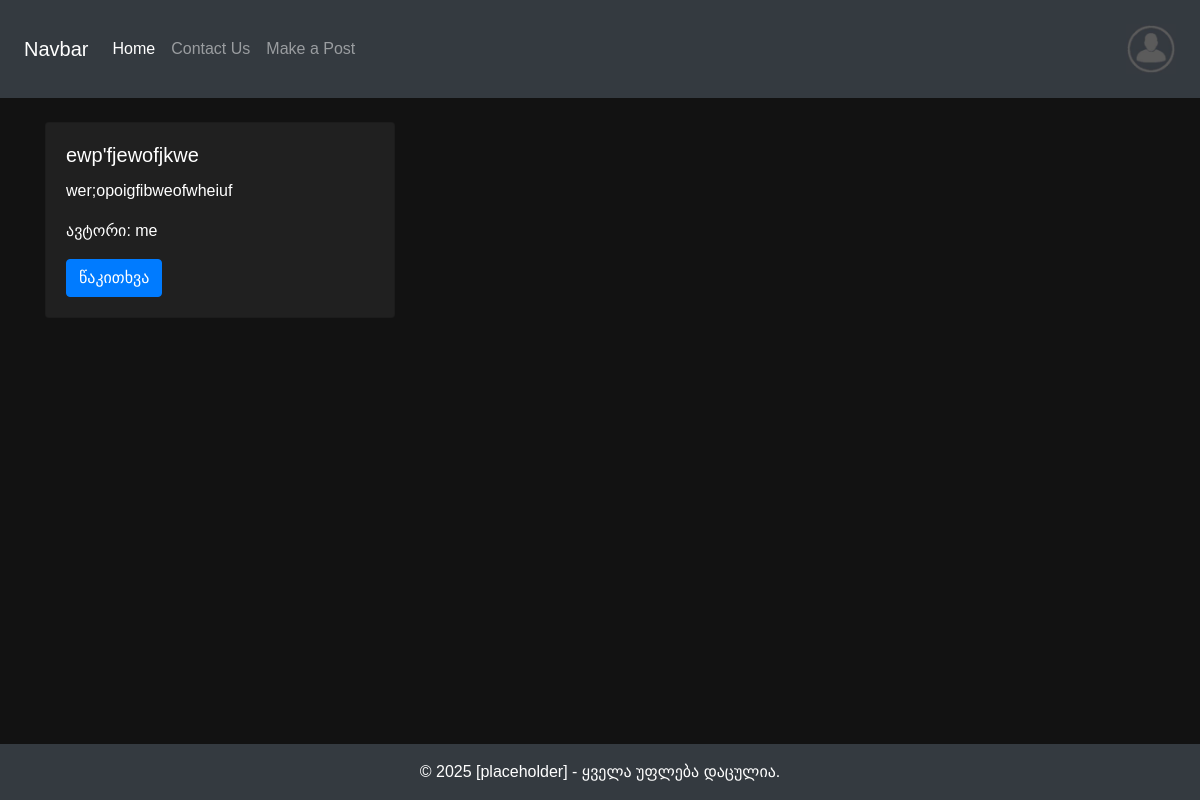
/workouts, run on an earlier commit of the app's database.
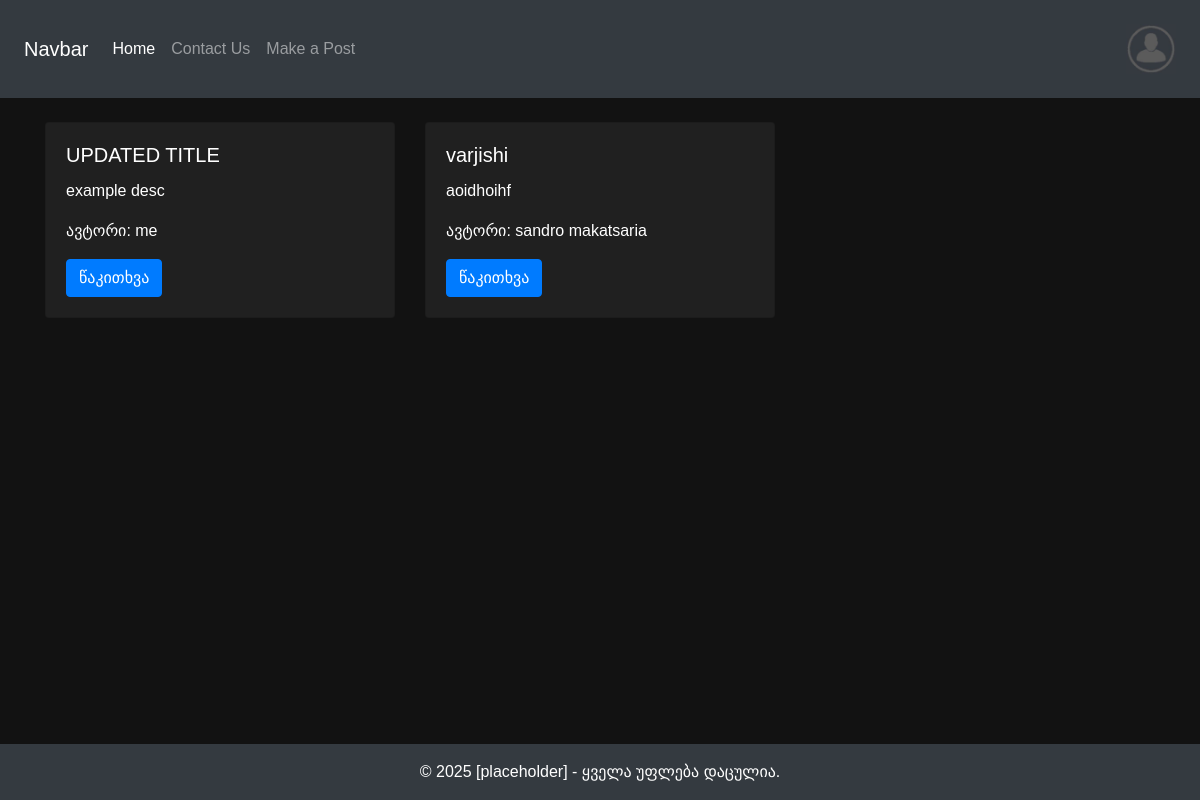
And on a later commit of the database.
### tables this page shows
CREATE TABLE posts (
                id INTEGER PRIMARY KEY AUTOINCREMENT,
                title TEXT NOT NULL,
                author TEXT NOT NULL,
                description TEXT NOT NULL,
                information TEXT NOT NULL
            , category TEXT NOT NULL);

### app_main.py (the view)
@app.route("/workouts", methods=["GET"])
def workouts():
    workout_posts = []
    with sqlite3.connect('fitnessproject.db') as conn:
        c = conn.cursor()
        c.execute('''
            SELECT * FROM posts WHERE category = ? ORDER BY id DESC
        ''', ("TRAINING",))
        w_posts = c.fetchall()
        for row in w_posts:
            workout_posts.append({'id': row[0], 'title': row[1], 'author': row[2], 'description': row[3], 'information': row[4]})
            print(workout_posts)
    return render_template("workouts.html", workout_posts=workout_posts)

### templates/workouts.html (shortened to what this page needs)
<!doctype html>
<html lang="en">
<head>
    <link rel="stylesheet" href="https://cdn.jsdelivr.net/npm/bootstrap@4.4.1/dist/css/bootstrap.min.css">
</head>
<body style="background-color: #121212;">
{% include "navbar.html" %}
<div class="container mt-4">
    <div class="row">
        {% for row in workout_posts %}
        <div class="col-md-4 d-flex align-items-stretch mb-4">
            <div class="card w-100" style="background-color: #202020; height: 100%;">
                <div class="card-body">
                    <h5 class="card-title text-white">{{ row['title'] }}</h5>
                    <p class="card-text text-white">{{ row['description'] }}</p>
                    <p class="card-text text-white">ავტორი: {{ row['author'] }}</p>
                    <a href="/posts/{{row['id']}}" class="btn btn-primary">წაკითხვა</a>
                </div>
            </div>
        </div>
        {% endfor %}
    </div>
</div>
{% include "footer.html" %}
</body>
</html>

What changed in the data, as far as the page shows it:
no longer on this page (row edited): posts: title "ewp'fjewofjkwe", description "wer;opoigfibweofwheiuf", author "me"
added posts: title "UPDATED TITLE", description "example desc", author "me"
added posts: title "varjishi", description "aoidhoihf", author "sandro makatsaria"
